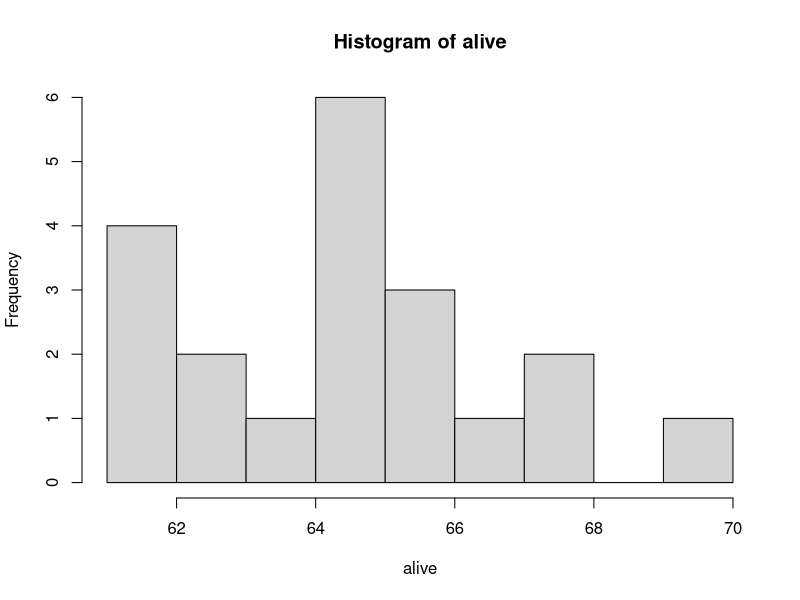
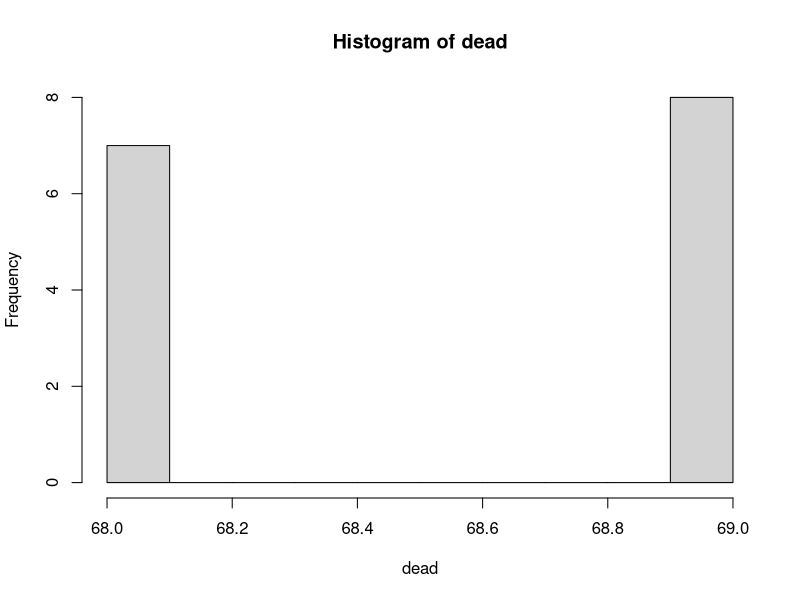
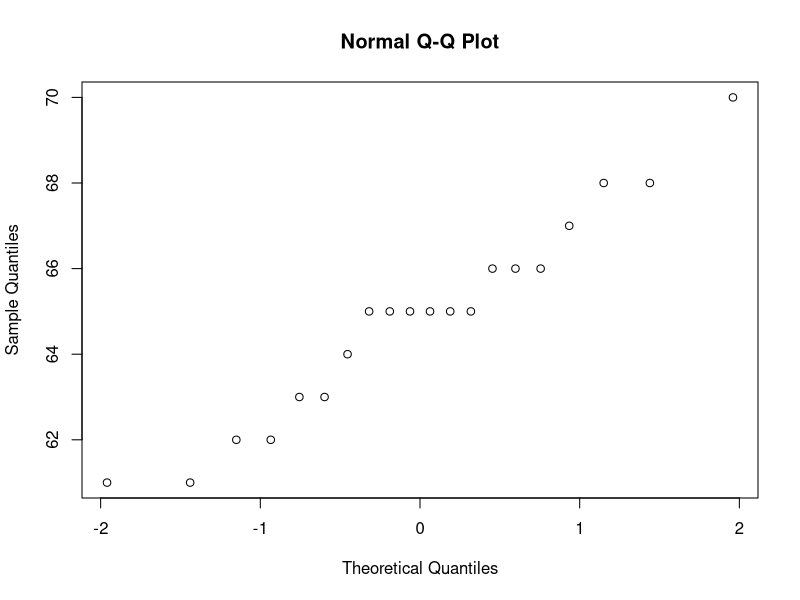
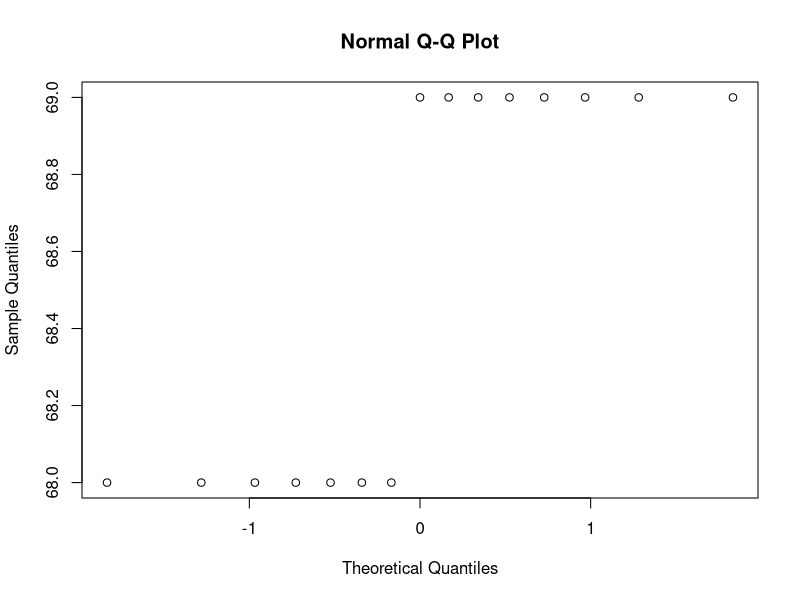
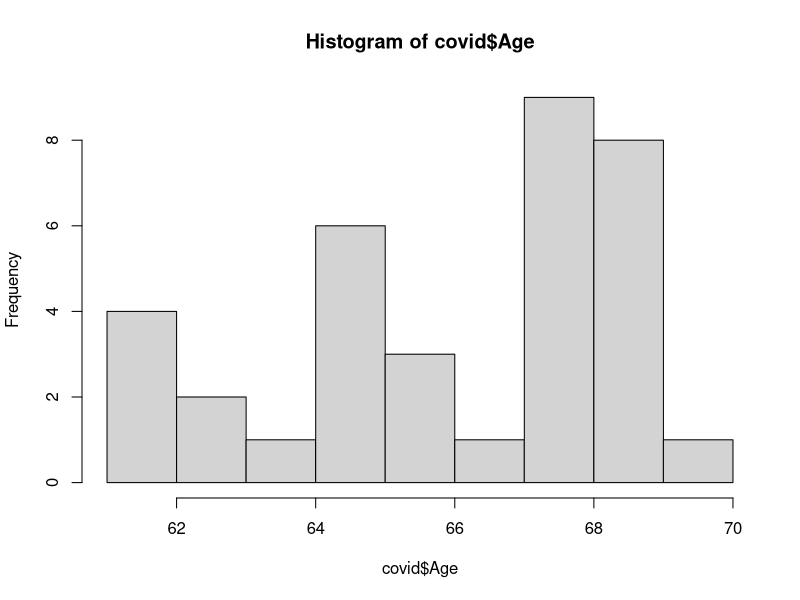
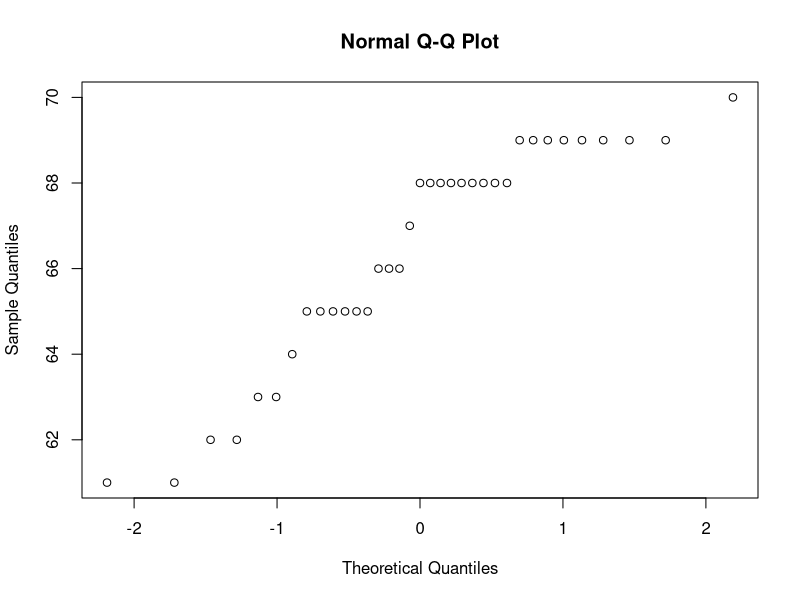
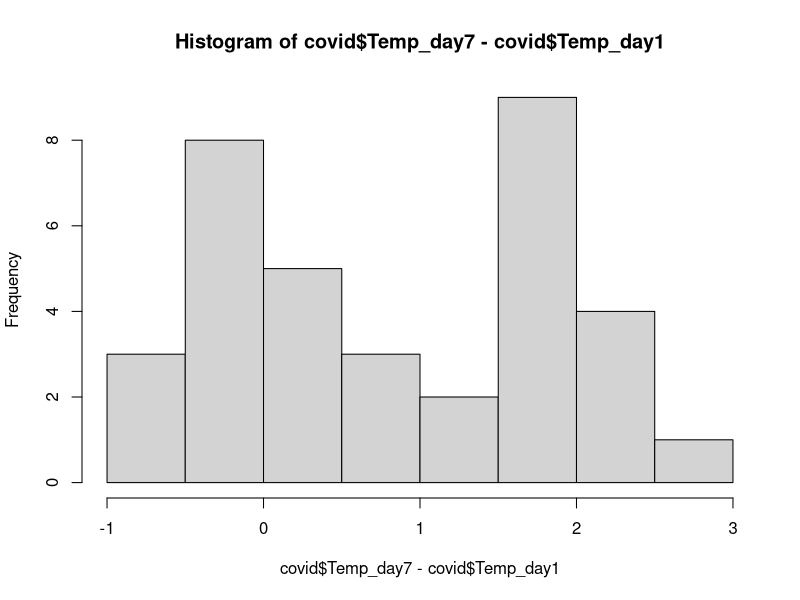
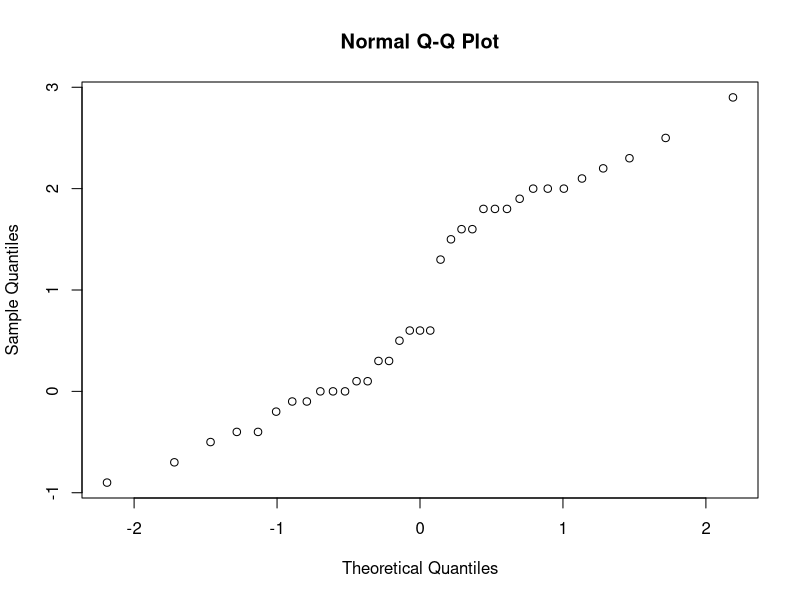

Source code (R) for these figures, in order:
## ---- chunk 1
knitr::opts_chunk$set(echo = TRUE)
## ---- chunk 2
covid=read.csv("covid_simulated.csv")

## ---- chunk 3

alive=covid[covid$Survival=="Yes","Age"]
dead=covid[covid$Survival=="No","Age"]

#check if the two groups are normal with histogram, qqnorm and shapiro.tets
hist(alive,breaks = 10)
hist(dead,breaks = 10)

qqnorm(alive)
qqnorm(dead)

shapiro.test(alive)  
shapiro.test(dead)


#Age of dead patients is not normal. Use wilcox.test
wilcox.test(alive,dead,paired = F)


## ---- chunk 4
hist(covid$Age,breaks = 10)
qqnorm(covid$Age)
shapiro.test(log(covid$Age))

#data is not normal, use non-paramtric test
#but since sample size is large t.test might also work
wilcox.test(covid$Age,mu = 60,alternative = "g")


## ---- chunk 5
hist(covid$Temp_day7-covid$Temp_day1)
qqnorm(covid$Temp_day7-covid$Temp_day1)
shapiro.test(covid$Temp_day7-covid$Temp_day1)

#data is not normal. Use non-parametric test with paired=T
#but since sample size is large paired t.test might also work

wilcox.test(covid$Temp_day1,covid$Temp_day7,paired = T)
wilcox.test((covid$Temp_day1-covid$Temp_day7),mu=0)

## ---- chunk 6
males_day1=covid[covid$Gender=="Male","Temp_day1"]
males_day7=covid[covid$Gender=="Male","Temp_day7"]
diff_males=males_day1 - males_day7
hist(diff_males)
shapiro.test(diff_males)  
qqnorm(diff_males)


#data is normal, use paired t.test
t.test(diff_males,mu=0)
#or
t.test(males_day1,males_day7,paired = T)

#manual
t=mean(diff_males)/(sd(diff_males)/sqrt(length(diff_males)))
2*pt(t,df=19,lower.tail = T)

## ---- chunk 7
diff=mean(males_day1)-mean(males_day7)

p=c(males_day1,males_day7)
fac=c(rep("one",10),rep("seven",10))

perm=as.numeric()

for (i in 1:10000){
perm[i]=diff(tapply(sample(p,20,replace = F), fac, mean))
  }

hist(perm)


sum(abs(perm)>=abs(diff))/10000




## ---- chunk 8
covid$Fever=covid$Temp_day7>100.4
tab=table(covid$Gender,covid$Fever)

#Use fisher exact test as assumptions of chisq are not met
chisq.test(tab)
fisher.test(tab)
